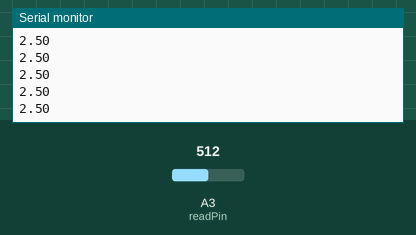
This sketch was run on a simulated Arduino Uno, built with avr-gcc and run on an emulated ATmega328P. Shown: the last lines printed to the serial monitor. Inputs (shaded band) come from the test bench; at power-on: A3 (readPin) = 512.

Above: at 1.2 s.
1.3 s: A3 (readPin) set to 716
At 1.8 s:
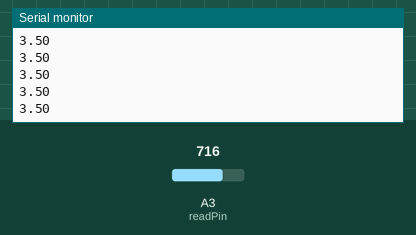
2.8 s: A3 (readPin) set to 900
At 3.5 s:
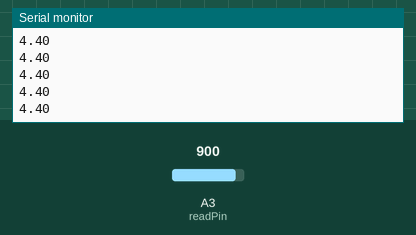
Timing chart, 0 to 5.8 s (numbered marks = the images above; inputs shaded):
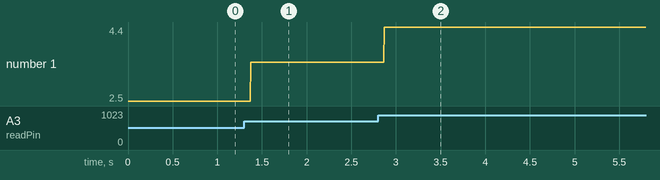

The sketch:

10.read_analog_voltage.ino
```cpp
int readPin = A3;
int readVal = 0;
int delayTime = 0;
float Volt = 0;

void setup() {
  // put your setup code here, to run once:
  pinMode(readPin, INPUT);
  Serial.begin(9600);
}

void loop() {
  // put your main code here, to run repeatedly:
  // 10 bits ad converter i.e.
  // actual volt      output value
  //    0 V               0
  //    5 V               1023
  readVal = analogRead(readPin);
  Volt = 5.00 * readVal / 1023.00;
  Serial.println(Volt);
  delay(delayTime);
}


// then open the serial monitor
```

Measured:
- after the input at 1.3 s, the serial monitor: prints a new line after 0.07 s (image 1)
- after the input at 2.8 s, the serial monitor: prints a new line after 0.07 s (image 2)
- plotted number 1: 2.5 → 3.5 after the input at 1.3 s, 3.5 → 4.4 after the input at 2.8 s
